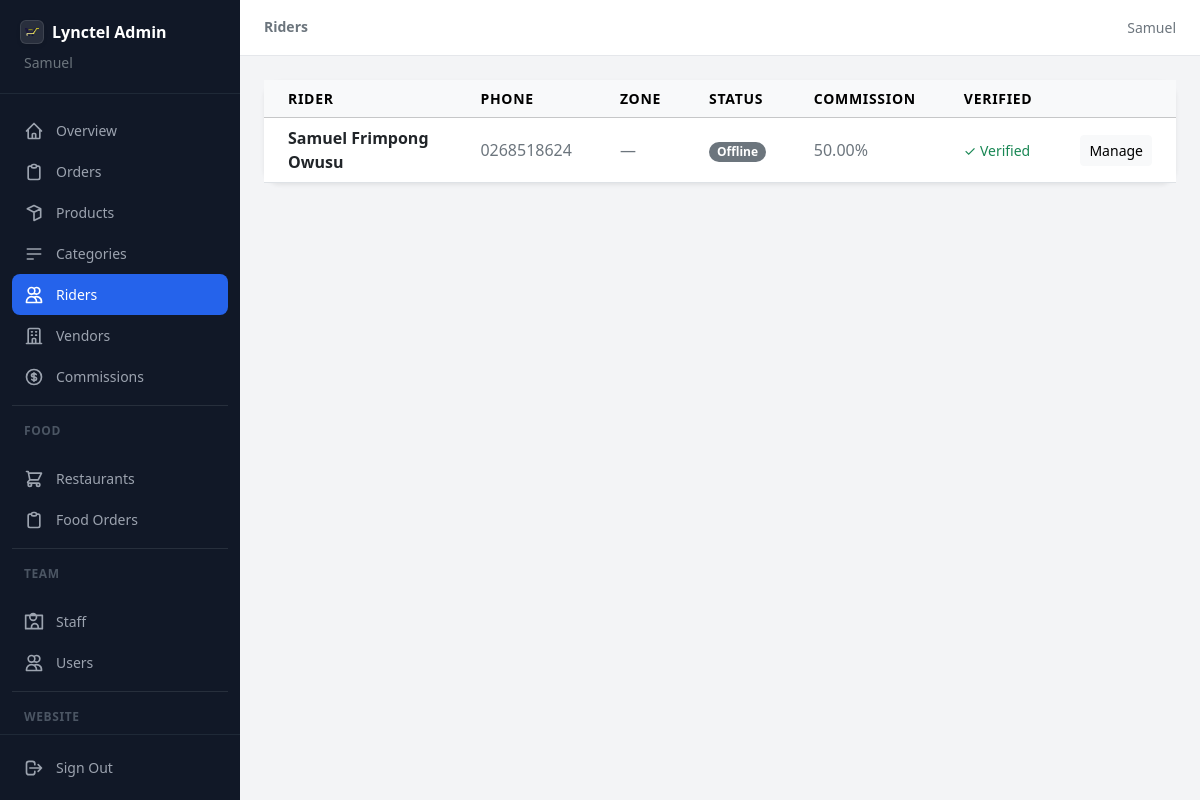
The page /dashboard/riders/ (signed in) on the database its author committed.
### ecommerce/models.py (models this page shows, shortened)
class User(AbstractUser):
    class Role(models.TextChoices):
        CUSTOMER = 'customer', _('Customer')
        ADMIN    = 'admin',    _('Admin')
        STAFF    = 'staff',    _('Staff')
        RIDER    = 'rider',    _('Rider')
        VENDOR   = 'vendor',   _('Vendor')
    uuid = models.UUIDField(
        default=uuid.uuid4,
        unique=True,
        editable=False,
        db_index=True,
    )
    role = models.CharField(
        max_length=20,
        choices=Role.choices,
        default=Role.CUSTOMER,
        db_index=True,
    )
    phone_validator = RegexValidator(
        regex=r'^(?:\+233\d{9}|233\d{9}|0\d{9})$',
        message=_(
            "Enter a valid Ghana phone number. "
            "Example: 0558040216 or +233558040216"
        ),
    )
    phone = models.CharField(
        max_length=15,
        unique=True,
        validators=[phone_validator],
        db_index=True,
        blank=True,
        null=True,
    )
    email = models.EmailField(
        unique=True,
        blank=True,
        null=True,
        default=None,
    )
    profile_pic = models.ImageField(
        upload_to='profiles/',
        blank=True,
        null=True,
    )
    address       = models.TextField(blank=True, null=True)
    city          = models.CharField(max_length=100, blank=True, null=True)
    region        = models.CharField(max_length=100, blank=True, null=True)
    country       = models.CharField(max_length=100, default='Ghana')
    date_of_birth = models.DateField(blank=True, null=True)
    bio           = models.TextField(blank=True, null=True)
    is_verified       = models.BooleanField(default=False)
    is_phone_verified = models.BooleanField(default=False)
    is_email_verified = models.BooleanField(default=False)
    created_at = models.DateTimeField(auto_now_add=True)
    updated_at = models.DateTimeField(auto_now=True)
    last_seen  = models.DateTimeField(blank=True, null=True)
    USERNAME_FIELD  = 'phone'
    REQUIRED_FIELDS = ['username']
    objects         = UserManager()
    class Meta:
        ordering = ['-created_at']
        indexes  = [
            models.Index(fields=['role']),
            models.Index(fields=['phone']),
            models.Index(fields=['created_at']),
        ]

### rider/models.py (models this page shows, shortened)
class RiderProfile(models.Model):
    class Status(models.TextChoices):
        AVAILABLE = 'available', 'Available'
        ON_DELIVERY = 'on_delivery', 'On Delivery'
        OFFLINE = 'offline', 'Offline'
    rider = models.OneToOneField(
        settings.AUTH_USER_MODEL,
        on_delete=models.CASCADE,
        related_name='rider_profile'
    )
    vehicle_type = models.CharField(max_length=50, blank=True)
    vehicle_plate = models.CharField(max_length=20, blank=True)
    id_card = models.ImageField(
        upload_to='riders/id_cards/',
        blank=True,
        null=True
    )
    zone = models.ForeignKey(
        'delivery.DeliveryZone',
        on_delete=models.SET_NULL,
        null=True,
        blank=True
    )
    status = models.CharField(
        max_length=15,
        choices=Status.choices,
        default=Status.OFFLINE
    )
    is_verified = models.BooleanField(default=False)
    commission_rate = models.DecimalField(
        max_digits=5,
        decimal_places=2,
        default=50.00,
        help_text="% of delivery fee rider gets"
    )
    current_lat = models.FloatField(null=True, blank=True)
    current_lng = models.FloatField(null=True, blank=True)
    joined_at = models.DateTimeField(auto_now_add=True)

### dashboard/views.py (the view)
# urls.py: path('riders/',                             views.rider_list,             name='rider_list'),
@admin_required
def rider_list(request):
    riders = RiderProfile.objects.select_related('rider', 'zone').order_by('-joined_at')
    return render(request, 'dashboard/riders/list.html', {'riders': riders})

### templates/dashboard/riders/list.html (shortened to what this page needs)
{% extends "dashboard/base.html" %}
{% block page_title_lg %}Riders{% endblock %}
{% block content %}
<div class="card border-0 rounded-2xl shadow-sm">
  <div class="table-responsive">
    <table class="table table-hover table-sm mb-0 align-middle">
      <thead class="table-light">
        <tr class="small text-secondary text-uppercase tracking-wide">
          <th class="px-4 py-2">Rider</th>
          <th class="px-4 py-2 d-none d-md-table-cell">Phone</th>
          <th class="px-4 py-2 d-none d-md-table-cell">Zone</th>
          <th class="px-4 py-2">Status</th>
          <th class="px-4 py-2 d-none d-md-table-cell">Commission</th>
          <th class="px-4 py-2 d-none d-md-table-cell">Verified</th>
          <th class="px-4 py-2 text-end"></th>
        </tr>
      </thead>
      <tbody>
        {% for rider in riders %}
        <tr>
          <td class="px-4 py-2 fw-semibold text-dark">{{ rider.rider.get_full_name|default:rider.rider.phone }}</td>
          <td class="px-4 py-2 text-secondary d-none d-md-table-cell">{{ rider.rider.phone }}</td>
          <td class="px-4 py-2 text-secondary d-none d-md-table-cell">{{ rider.zone.name|default:"—" }}</td>
          <td class="px-4 py-2">
            <span class="badge rounded-pill
                         {% if rider.status == 'available' %}text-bg-success
                         {% elif rider.status == 'on_delivery' %}text-bg-primary
                         {% else %}text-bg-secondary{% endif %}">
              {{ rider.get_status_display }}
            </span>
          </td>
          <td class="px-4 py-2 text-secondary d-none d-md-table-cell">{{ rider.commission_rate }}%</td>
          <td class="px-4 py-2 d-none d-md-table-cell">
            {% if rider.is_verified %}
            <span class="text-success small">✓ Verified</span>
            {% else %}
            <span class="text-secondary small">Unverified</span>
            {% endif %}
          </td>
          <td class="px-4 py-2 text-end">
            <a href="{% url 'dashboard:rider_detail' rider.pk %}" class="btn btn-sm btn-light">
              Manage
            </a>
          </td>
        </tr>
        {% empty %}
        <tr><td colspan="7" class="px-4 py-5 text-center text-secondary">No riders yet. Users sign up and you promote them to rider role.</td></tr>
        {% endfor %}
      </tbody>
    </table>
  </div>
</div>
{% endblock %}

### templates/dashboard/base.html (shortened to what this page needs)
<!DOCTYPE html>
<html lang="en">
<head>
  {% load static %}
  <link href="https://cdn.jsdelivr.net/npm/bootstrap@5.3.3/dist/css/bootstrap.min.css" rel="stylesheet"/>
  <link rel="stylesheet" href="{% static 'css/dashboard-admin.css' %}"/>
</head>
<body class="bg-body-tertiary">
<div class="dash-sidebar" id="sidebar">
  <div class="dash-sidebar-header">
    <a href="{% url 'dashboard:home' %}" class="d-flex align-items-center gap-2 text-decoration-none fw-bold fs-6">
      <img src="{% static 'logo.png' %}"
           alt="Lynctel Logo"
           class="icon-6 rounded object-fit-contain bg-white bg-opacity-10 border border-white border-opacity-10 p-1 shadow-sm">
      <span class="text-white">Lynctel Admin</span>
    </a>
    <p class="small text-secondary mt-2 mb-0 ps-1">{{ request.user.get_full_name }}</p>
  </div>
  <nav class="dash-sidebar-nav">
    {% with request.resolver_match.url_name as url_name %}
    <a href="{% url 'dashboard:home' %}"
       class="dash-nav-link {% if url_name == 'home' %}active{% endif %}">
      <svg class="icon-5" fill="none" stroke="currentColor" viewBox="0 0 24 24">
        <path stroke-linecap="round" stroke-linejoin="round" stroke-width="2"
              d="M3 12l2-2m0 0l7-7 7 7M5 10v10a1 1 0 001 1h3m10-11l2 2m-2-2v10a1 1 0 01-1 1h-3m-6 0a1 1 0 001-1v-4a1 1 0 011-1h2a1 1 0 011 1v4a1 1 0 001 1m-6 0h6"/>
      </svg>
      Overview
    </a>
    <a href="{% url 'dashboard:order_list' %}"
       class="dash-nav-link {% if 'order' in url_name and 'food' not in url_name %}active{% endif %}">
      <svg class="icon-5" fill="none" stroke="currentColor" viewBox="0 0 24 24">
        <path stroke-linecap="round" stroke-linejoin="round" stroke-width="2"
              d="M9 5H7a2 2 0 00-2 2v12a2 2 0 002 2h10a2 2 0 002-2V7a2 2 0 00-2-2h-2M9 5a2 2 0 002 2h2a2 2 0 002-2M9 5a2 2 0 012-2h2a2 2 0 012 2"/>
      </svg>
      Orders
    </a>
    <a href="{% url 'dashboard:product_list' %}"
       class="dash-nav-link {% if 'product' in url_name %}active{% endif %}">
      <svg class="icon-5" fill="none" stroke="currentColor" viewBox="0 0 24 24">
        <path stroke-linecap="round" stroke-linejoin="round" stroke-width="2"
              d="M20 7l-8-4-8 4m16 0l-8 4m8-4v10l-8 4m0-10L4 7m8 4v10"/>
      </svg>
      Products
    </a>
    <a href="{% url 'dashboard:category_list' %}"
       class="dash-nav-link {% if 'category' in url_name %}active{% endif %}">
      <svg class="icon-5" fill="none" stroke="currentColor" viewBox="0 0 24 24">
        <path stroke-linecap="round" stroke-linejoin="round" stroke-width="2" d="M4 6h16M4 12h16M4 18h7"/>
      </svg>
      Categories
    </a>
    <a href="{% url 'dashboard:rider_list' %}"
       class="dash-nav-link {% if 'rider' in url_name %}active{% endif %}">
      <svg class="icon-5" fill="none" stroke="currentColor" viewBox="0 0 24 24">
        <path stroke-linecap="round" stroke-linejoin="round" stroke-width="2"
              d="M12 4.354a4 4 0 110 5.292M15 21H3v-1a6 6 0 0112 0v1zm0 0h6v-1a6 6 0 00-9-5.197M13 7a4 4 0 11-8 0 4 4 0 018 0z"/>
      </svg>
      Riders
    </a>
    <a href="{% url 'dashboard:vendor_list' %}"
       class="dash-nav-link {% if 'vendor' in url_name and 'food' not in url_name and 'commission' not in url_name %}active{% endif %}">
      <svg class="icon-5" fill="none" stroke="currentColor" viewBox="0 0 24 24">
        <path stroke-linecap="round" stroke-linejoin="round" stroke-width="2"
              d="M19 21V5a2 2 0 00-2-2H7a2 2 0 00-2 2v16m14 0h2m-2 0h-5m-9 0H3m2 0h5M9 7h1m-1 4h1m4-4h1m-1 4h1m-5 10v-5a1 1 0 011-1h2a1 1 0 011 1v5m-4 0h4"/>
      </svg>
      Vendors
    </a>
    <a href="{% url 'dashboard:commission_overview' %}"
       class="dash-nav-link {% if 'commission' in url_name %}active{% endif %}">
      Commissions
    </a>
    <hr class="border-secondary my-2 opacity-25"/>
    <p class="dash-nav-section">Food</p>
    <a href="{% url 'dashboard:food_vendor_list' %}"
       class="dash-nav-link {% if 'food_vendor' in url_name %}active{% endif %}">
      <svg class="icon-5" fill="none" stroke="currentColor" viewBox="0 0 24 24">
        <path stroke-linecap="round" stroke-linejoin="round" stroke-width="2"
              d="M3 3h2l.4 2M7 13h10l4-8H5.4M7 13L5.4 5M7 13l-2.293 2.293c-.63.63-.184 1.707.707 1.707H17m0 0a2 2 0 100 4 2 2 0 000-4zm-8 2a2 2 0 11-4 0 2 2 0 014 0z"/>
      </svg>
      Restaurants
    </a>
    <a href="{% url 'dashboard:food_orders' %}"
       class="dash-nav-link {% if 'food_orders' in url_name %}active{% endif %}">
      <svg class="icon-5" fill="none" stroke="currentColor" viewBox="0 0 24 24">
        <path stroke-linecap="round" stroke-linejoin="round" stroke-width="2"
              d="M9 5H7a2 2 0 00-2 2v12a2 2 0 002 2h10a2 2 0 002-2V7a2 2 0 00-2-2h-2M9 5a2 2 0 002 2h2a2 2 0 002-2M9 5a2 2 0 012-2h2a2 2 0 012 2"/>
      </svg>
      Food Orders
    </a>
    <hr class="border-secondary my-2 opacity-25"/>
    <p class="dash-nav-section">Team</p>
    <a href="{% url 'dashboard:staff_list' %}"
       class="dash-nav-link {% if 'staff' in url_name %}active{% endif %}">
      <svg class="icon-5" fill="none" stroke="currentColor" viewBox="0 0 24 24">
        <path stroke-linecap="round" stroke-linejoin="round" stroke-width="2"
              d="M17 20h5V4H2v16h5m10 0v-2a4 4 0 00-8 0v2m8 0H7m4-10a4 4 0 110-8 4 4 0 010 8z"/>
      </svg>
      Staff
    </a>
    <a href="{% url 'dashboard:user_list' %}"
       class="dash-nav-link {% if 'user' in url_name %}active{% endif %}">
      <svg class="icon-5" fill="none" stroke="currentColor" viewBox="0 0 24 24">
        <path stroke-linecap="round" stroke-linejoin="round" stroke-width="2"
              d="M12 4.354a4 4 0 110 5.292M15 21H3v-1a6 6 0 0112 0v1zm0 0h6v-1a6 6 0 00-9-5.197M13 7a4 4 0 11-8 0 4 4 0 018 0z"/>
      </svg>
      Users
    </a>
    <hr class="border-secondary my-2 opacity-25"/>
    <p class="dash-nav-section">Website</p>
    {% endwith %}
  </nav>
  <div class="dash-sidebar-footer">
    <a href="{% url 'accounts:logout' %}" class="dash-nav-link text-danger-hover">
      <svg class="icon-5" fill="none" stroke="currentColor" viewBox="0 0 24 24">
        <path stroke-linecap="round" stroke-linejoin="round" stroke-width="2"
              d="M17 16l4-4m0 0l-4-4m4 4H7m6 4v1a3 3 0 01-3 3H6a3 3 0 01-3-3V7a3 3 0 013-3h4a3 3 0 013 3v1"/>
      </svg>
      Sign Out
    </a>
  </div>
</div>
<div class="dash-content-area">
  <header class="dash-topbar">
    <h1 class="small fw-semibold text-secondary mb-0 d-none d-lg-block">{% block page_title_lg %}{% endblock %}</h1>
    <span class="small text-secondary d-none d-md-block">{{ request.user.get_full_name|default:request.user.phone }}</span>
  </header>
  <main class="dash-main">
    {% block content %}{% endblock %}
  </main>
</div>
</body>
</html>

### rows shown on the page
User: user.get_full_name "Samuel"
RiderProfile: rider.get_full_name "Samuel Frimpong Owusu", rider.phone "0268518624", zone.name "—", status "Offline", commission_rate "50.00", is_verified "✓ Verified"
